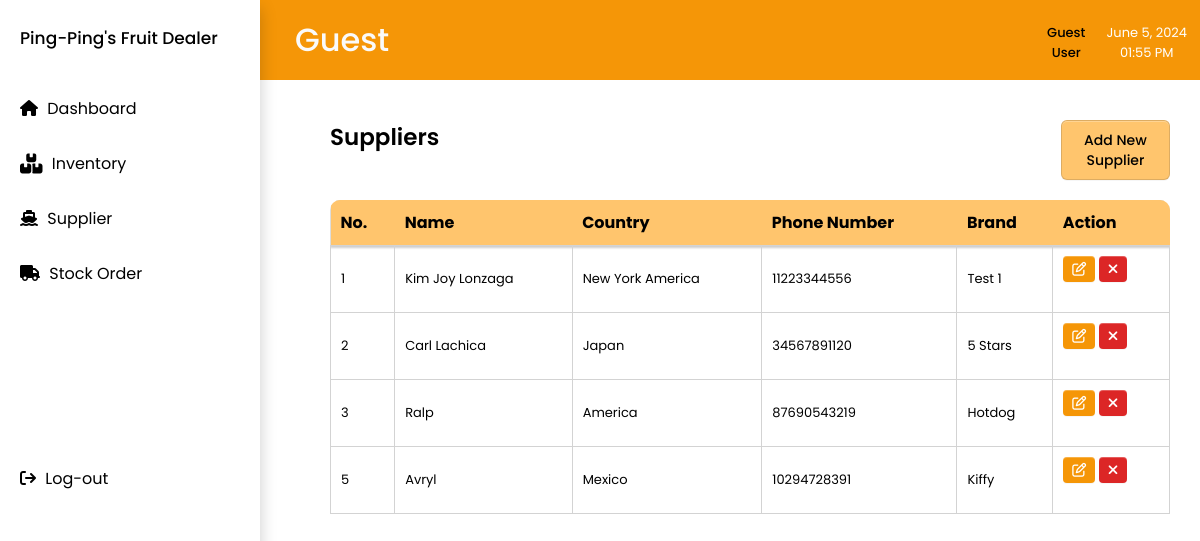
Before: /suppcheck.php with the older database file.
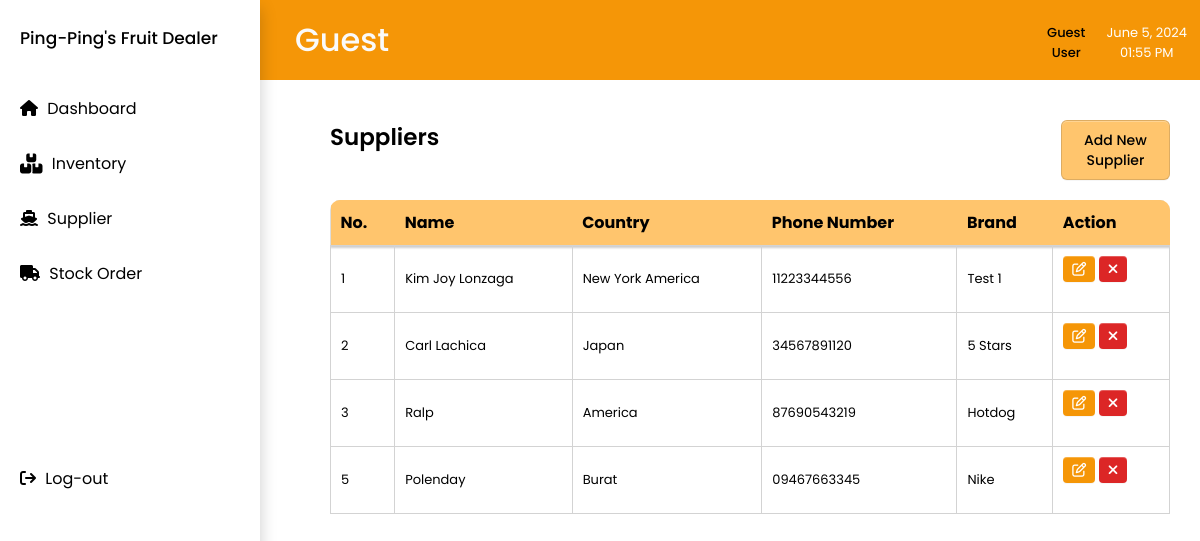
After: the same page with the newer database file.
### tables this page shows
CREATE TABLE `suppliers` (
  `sup_id` int(50) UNSIGNED NOT NULL,
  `sup_name` varchar(50) NOT NULL,
  `sup_country` varchar(50) NOT NULL,
  `sup_num` varchar(11) NOT NULL,
  `sup_brand` varchar(50) NOT NULL
);

### suppcheck.php (the view, shortened to what this page needs)
<?php
include 'topnav.php';
include 'checker_nav.php';
$conn = new mysqli(DB_HOST, DB_USER, DB_PASS, DB_NAME);
$sql = "SELECT * FROM suppliers";
$result = $conn->query($sql);
?>
<!DOCTYPE html>
<html lang="en">
<head>
    <link rel="stylesheet" href="css/main.css">
    <link rel="stylesheet" href="css/supplier.css">
</head>
<body>
<div class="table-container">
    <div class="title_and_button">
        <h2>Suppliers</h2>
        <button type="button" onclick="location.href='addsup_check.php'">Add New Supplier</button>
    </div>
    <?php
if ($result->num_rows > 0) {
    echo "<table>";
    echo "<thead><tr>
        <th>No.</th>
        <th>Name</th>
        <th>Country</th>
        <th>Phone Number</th>
        <th>Brand</th>
        <th>Action</th>
        </tr>
        </thead>";
    while ($row = $result->fetch_assoc()) {
        echo "<tbody>";
        echo "<tr>";
        echo "<td>" . $row["sup_id"] . "</td>";
        echo "<td>" . $row["sup_name"] . "</td>";
        echo "<td>" . $row["sup_country"] . "</td>";
        echo "<td>" . $row["sup_num"] . "</td>";
        echo "<td>" . $row["sup_brand"] . "</td>";
        echo "<td>
                <button onclick=\"window.location.href='editsupp_check.php?id=" . $row["sup_id"] . "'\" style=\"margin-right: 0px; padding: 3px 9px; font-weight: bold; border-radius: 4px; background-color: #F59607; color: #ffffff; border: none;\">
                    <i class=\"fa-regular fa-pen-to-square\" style=\"color: #ffffff;\"></i>
                </button>
                <button onclick=\"deleteSupplier(" . $row["sup_id"] . ")\" style=\"margin-right: 0px; padding: 3px 9px; font-weight: bold; border-radius: 4px; background-color: #DC2626; color: #ffffff; border: none;\">
                    <i class=\"fa-solid fa-xmark\" style=\"color: #ffffff;\"></i>
                </button>
                </td>";
        echo "</tr>";
        echo "</tbody>";
    }
    echo "</table>";
} else {
    echo "No suppliers found";
}
?>
</div>
</body>
</html>

Changed rows visible on the page:
changed suppliers id 5: sup_name "Avryl" → "Polenday"; sup_country "Mexico" → "Burat"; sup_num "10294728391" → "09467663345"; sup_brand "Kiffy" → "Nike"
